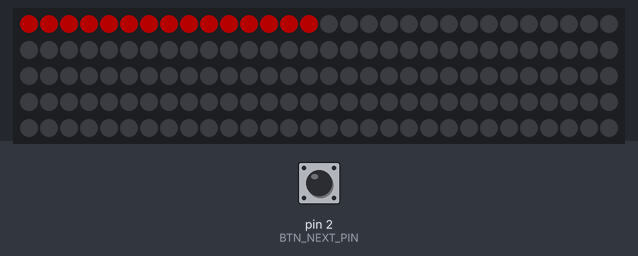
Simulated run of this sketch. Board: Arduino Uno, built with avr-gcc and run on an emulated ATmega328P. Parts: 150 RGB LEDs in strip order, left to right, continuing on the next row. The inputs (shaded band) are chosen by the test bench; at power-on: pin 2 (BTN_NEXT_PIN) LOW. Dim RGB values are drawn brighter than linear; the strip is taken to match the declared colour order; random numbers use the default seed unless the sketch sets one; EEPROM starts erased.

Above: at 1.2 s.
1.3 s: pin 2 (BTN_NEXT_PIN) pulled HIGH for 0.15 s
At 2.99 s:
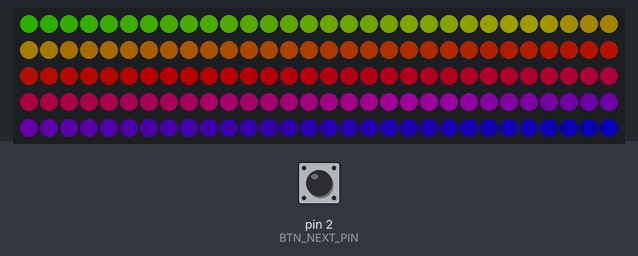
3.0 s: pin 2 (BTN_NEXT_PIN) pulled HIGH for 3.2 s
At 3.5 s:
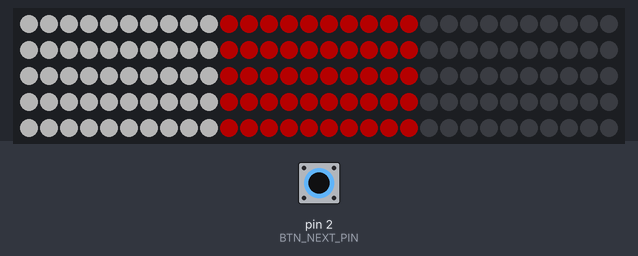
7.7 s: pin 2 (BTN_NEXT_PIN) pulled HIGH for 3.2 s
At 8.8 s:
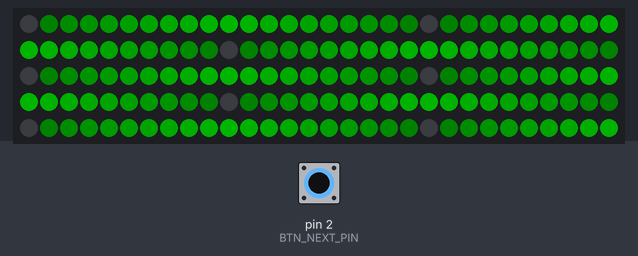
12.8 s: pin 2 (BTN_NEXT_PIN) pulled HIGH for 1 s
At 13.5 s:
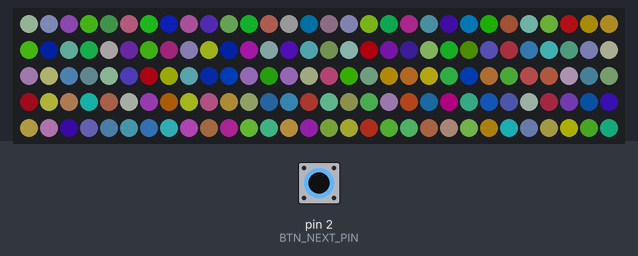
16.8 s: pin 2 (BTN_NEXT_PIN) pulsed HIGH 2 times (0.12 s each, 0.3 s apart)
At 17.6 s:
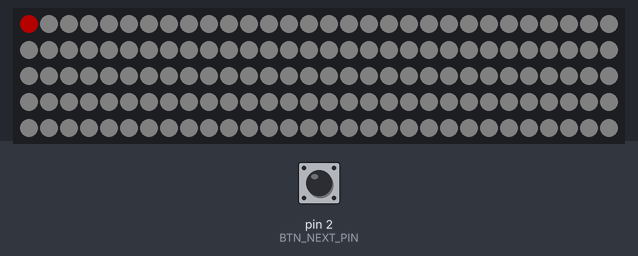
19.3 s: pin 2 (BTN_NEXT_PIN) pulled HIGH for 0.15 s
At 19.8 s:
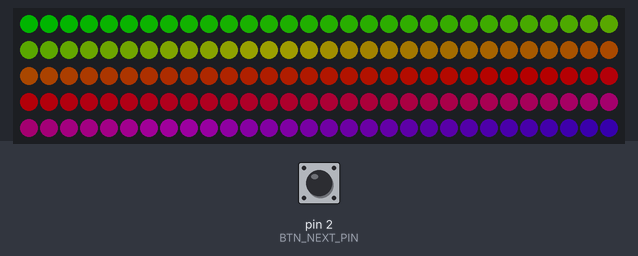

The sketch:

xmas-2019.ino
```cpp
#include <Adafruit_NeoPixel.h>
#include <EEPROM.h>

#define DEBUG false
#define BTN_NEXT_PIN 2
#define BTN_FIX_PIN 3
#define LEDS_PIN 6       // What output pin is the LED strip data line?
#define NUM_LEDS 150     // How many LEDs are there in the strip?
#define FRAME_DELAY 75   // Time between frames in ms (smaller is faster)
#define SCAN_FRAMES 500  // How many frames to stay on a single mode
#define MAX_MODE 16      // Number of the last mode

#define EEPROM_ADDRESS 0  // address in EEPROM to save selected mode

#define COLOR_WHITE strip.Color(255, 255, 255)
#define COLOR_BLACK strip.Color(0, 0, 0)

#define COLORS_LENGTH 3

uint8_t mode;    // What display are we doing?
uint16_t frame;  // How long have we been doing it?
uint8_t selected = -1;
uint32_t buffer[50];

Adafruit_NeoPixel strip = Adafruit_NeoPixel(NUM_LEDS, LEDS_PIN, NEO_RGB + NEO_KHZ800);

const uint8_t colors[][3] = {
    {255, 0, 0},
    {0, 255, 0},
    {0, 0, 255},
};

void setup() {
  pinMode(BTN_NEXT_PIN, INPUT);
  pinMode(BTN_FIX_PIN, INPUT);

  randomSeed(analogRead(0));

  Serial.begin(9600);

  strip.begin();
  strip.setBrightness(64);
  //strip.show();

  mode = EEPROM.read(EEPROM_ADDRESS);
  if (mode > MAX_MODE) {
    mode = 0;
  }
  frame = 0;
  writelog("===================\ninitial mode=", mode);
}

void loop() {
  switch (mode) {
    case 0:
      if (frame == 0) {
        selected++;
      }
      strip.setPixelColor(frame, color(selected));
      if (frame > NUM_LEDS) {
        if (selected == COLORS_LENGTH - 1) {
          frame = SCAN_FRAMES;
        } else {
          frame = -1;
        }
      }
      break;
    case 1:
      rainbow(25);
      break;
    case 2:  // Candy stripes (white-red)
      if (frame == 0) {
        fillBufferSolid(0, 10, COLOR_WHITE);
        fillBufferSolid(10, 10, color(0));
        fillBufferSolid(20, 10, COLOR_BLACK);
      }
      drawMarquee(30);
      break;
    case 3:  // Candy stripes (red-green)
      if (frame == 0) {
        fillBufferSolid(0, 10, COLOR_WHITE);
        fillBufferSolid(10, 10, color(1));
        fillBufferSolid(20, 10, COLOR_BLACK);
      }
      drawMarquee(30);
      break;
    case 4:  // Candy stripes (green-blue)
      if (frame == 0) {
        fillBufferSolid(0, 10, COLOR_WHITE);
        fillBufferSolid(10, 10, color(2));
        fillBufferSolid(20, 10, COLOR_BLACK);
      }
      drawMarquee(30);
      break;
    case 5:  // Thin green stripes
      if (frame == 0) {
        fillBufferSolid(0, 3, color(0));
        fillBufferSolid(3, 7, COLOR_BLACK);
      }
      drawMarquee(10);
      break;
    case 6:  // Thin red stripes
      if (frame == 0) {
        fillBufferSolid(0, 3, color(1));
        fillBufferSolid(3, 7, COLOR_BLACK);
      }
      drawMarquee(10);
      break;
    case 7:  // Thin blue stripes
      if (frame == 0) {
        fillBufferSolid(0, 3, color(2));
        fillBufferSolid(3, 7, COLOR_BLACK);
      }
      drawMarquee(10);
      break;
    case 8:  // Red/black gradient stripes
      if (frame == 0) {
        fillBufferGradient(0, 10, 0, 0, 0, colors[0][0], colors[0][1], colors[0][2]);
        fillBufferGradient(10, 10, colors[0][0], colors[0][1], colors[0][2], 0, 0, 0);
      }
      drawMarquee(20);
      break;
    case 9:  // Green/black gradient stripes
      if (frame == 0) {
        fillBufferGradient(0, 10, 0, 0, 0, colors[1][0], colors[1][1], colors[1][2]);
        fillBufferGradient(10, 10, colors[1][0], colors[1][1], colors[1][2], 0, 0, 0);
      }
      drawMarquee(20);
      break;
    case 10:  // Blue/black gradient stripes
      if (frame == 0) {
        fillBufferGradient(0, 10, 0, 0, 0, colors[2][0], colors[2][1],
                           colors[2][2]);
        fillBufferGradient(10, 10, colors[2][0], colors[2][1], colors[2][2], 0, 0, 0);
      }
      drawMarquee(20);
      break;
    case 11:  // White/black gradient stripes
      if (frame == 0) {
        fillBufferGradient(0, 10, 0, 0, 0, 255, 255, 255);
        fillBufferGradient(10, 10, 255, 255, 255, 0, 0, 0);
      }
      drawMarquee(20);
      break;
    case 12:
      if (frame == 0) {
        selected = random(COLORS_LENGTH);
      }
      drawSolid(strip.Color(0, 0, 0));
      colorSnake(1 + random(4), color(selected), FRAME_DELAY + 10 * random(7), false);
      break;
    case 13:
      if (frame == 0) {
        fillBufferSolid(0, 5, strip.Color(255, 0, 0));
        fillBufferSolid(5, 5, strip.Color(255, 255, 0));
        fillBufferSolid(10, 5, strip.Color(0, 255, 0));
        fillBufferSolid(15, 5, strip.Color(0, 255, 255));
        fillBufferSolid(20, 5, strip.Color(0, 0, 255));
        fillBufferSolid(25, 5, strip.Color(255, 0, 255));
      }
      drawMarquee(30);
      break;
    case 14:
      RandomColor();
      break;
    case 15:
      RandomWhite();
      break;
    case 16:
      uint16_t frame2 = (frame * 10) % 511;
      if (frame2 > 255) {
        frame2 = 511 - frame2;
      }
      drawSolid(strip.Color(frame2, frame2, frame2));
  }

  strip.show();
  frame++;
  delay(FRAME_DELAY);

  bool next = false;
  if (digitalRead(BTN_NEXT_PIN) == HIGH) {
    if (frame == 1) {
      delay(500);
    } else {
      delay(25);
    }
    if (digitalRead(BTN_NEXT_PIN) == HIGH) {
      next = true;
    }
  } else if (frame > SCAN_FRAMES) {
    if (digitalRead(BTN_FIX_PIN) == LOW) {
      delay(25);
      if (digitalRead(BTN_FIX_PIN) == LOW) {
        next = true;
      }
    }
    if (!next) {
    writelog("===================\nfixed mode=", mode);
      frame = 0;
      selected = -1;
    }
  }
  if (next) {
    if (mode < MAX_MODE) {
      mode++;
    } else {
      mode = 0;
    }
    EEPROM.write(EEPROM_ADDRESS, mode);
    frame = 0;
    selected = -1;
    writelog("===================\nnew mode=", mode);
  }
  writelog("frame=", frame);
}

void colorSnake(uint8_t l, uint32_t c, uint8_t wait, boolean reverse) {
  uint32_t no = strip.Color(0, 0, 0);
  uint16_t s = strip.numPixels();

  int16_t from = reverse ? s + l + 1 : l;
  int16_t to = reverse ? 1 : s + 2 * l;
  int16_t diff = reverse ? -1 : 1;

  int16_t i = from + diff * frame;
  int16_t jon = i - l - 1;
  int16_t joff = reverse ? i - 1 : i - 2 * l - 1;
  //Serial.print(i);
  //Serial.print("->");
  //Serial.print(jon);
  //Serial.print(",");
  //Serial.println(joff);
  if (jon >= 0 && jon < s) {
    strip.setPixelColor(jon, c);
  }
  if (joff >= 0 && joff < s) {
    strip.setPixelColor(joff, no);
  }
  if (!(from <= i && i <= to) && !(from >= i && i >= to)) {
    frame = SCAN_FRAMES;
  }
}

void rainbow(uint8_t wait) {
  uint16_t i;
  for (i = 0; i < NUM_LEDS; i++) {
    strip.setPixelColor(i, Wheel((i + frame) & 255));
  }
}

void fillBufferSolid(uint8_t start, uint8_t size, uint32_t color) {
  uint8_t i;
  for (i = start; i != (start + size); i++) {
    buffer[i] = color;
  }
}

void fillBufferGradient(uint8_t start, uint8_t size, uint8_t r0, uint8_t g0,
                        uint8_t b0, uint8_t r1, uint8_t g1, uint8_t b1) {
  uint8_t i;
  float sizeF = size;
  for (i = 0; i != size; i++) {
    buffer[i + start] =
        strip.Color((r0 * ((size - i) / sizeF)) + (r1 * (i / sizeF)),
                    (g0 * ((size - i) / sizeF)) + (g1 * (i / sizeF)),
                    (b0 * ((size - i) / sizeF)) + (b1 * (i / sizeF)));
  }
}

// Create sets of random white or gray pixels
void RandomWhite() {
  int V, j;
  for (j = 0; j < strip.numPixels(); j++) {
    V = random(255);
    strip.setPixelColor(j, V, V, V);
  }
  delay(100);
}

// Create sets of random colors
void RandomColor() {
  int j;
  for (j = 0; j < strip.numPixels(); j++) {
    strip.setPixelColor(j, random(255), random(255), random(255));
  }
  delay(100);
};

void drawMarquee(uint8_t size) {
  uint8_t i;
  for (i = 0; i != NUM_LEDS; i++) {
    strip.setPixelColor(i, buffer[(i + frame) % size]);
  }
}

void drawSolid(uint32_t color) {
  uint8_t i;
  for (i = 0; i != NUM_LEDS; i++) {
    strip.setPixelColor(i, color);
  }
}

// Input a value 0 to 255 to get a color value.
// The colours are a transition r - g - b - back to r.
uint32_t Wheel(byte WheelPos) {
  if (WheelPos < 85) {
    return strip.Color(WheelPos * 3, 255 - WheelPos * 3, 0);
  } else if (WheelPos < 170) {
    WheelPos -= 85;
    return strip.Color(255 - WheelPos * 3, 0, WheelPos * 3);
  } else {
    WheelPos -= 170;
    return strip.Color(0, WheelPos * 3, 255 - WheelPos * 3);
  }
}

uint32_t color(uint8_t num) {
  return strip.Color(colors[num][0], colors[num][1], colors[num][2]);
}

void writelog(char *text) {
  if (DEBUG) {
    Serial.println(text);
  }
}

template <class T> void writelog(String text, T value) {
  if (DEBUG) {
    Serial.print(text);
    Serial.println(value);
  }
}
```

Measured:
- what the display in image 2 shows lasts 0.6 s, from 3.0 s to 3.6 s
- what the display in image 4 shows lasts 0.7 s, from 13.0 s to 13.7 s
